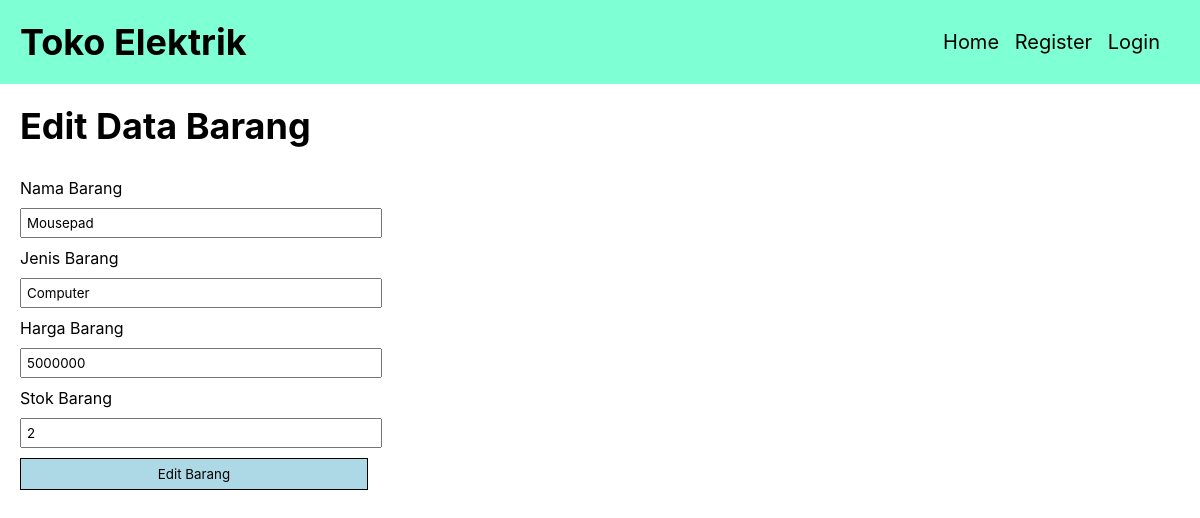
Page /edit.php?id=2 on the committed database.
### tables this page shows
CREATE TABLE `barang` (
  `id_barang` int(11) NOT NULL,
  `nama_barang` varchar(50) NOT NULL,
  `jenis_barang` varchar(50) NOT NULL,
  `harga_barang` int(20) NOT NULL,
  `stok_barang` int(11) NOT NULL
);

### function/barang.php (called while the page is built, shortened)
<?php
    function tampilkan_per_id($id){
        global $conn;
        $query = "SELECT * FROM barang WHERE id_barang='$id'";
        $result = mysqli_query($conn, $query);
        return $result;
    }
?>

### edit.php (the view, shortened to what this page needs)
<?php
    $id = $_GET['id'];
    if (isset($_GET['id'])) {
        $product = tampilkan_per_id($id);
        while ($row = mysqli_fetch_assoc($product)) {
            $nama_barang = $row['nama_barang'];
            $jenis_barang = $row['jenis_barang'];
            $harga_barang = $row['harga_barang'];
            $stok_barang = $row['stok_barang'];
        }
    }
    require_once ("view/header.php");
    require_once ("view/navbar.php");
?>
<div class="container">
    <h1 class="register-title">Edit Data Barang</h1>
        <form action="" method="post">
            <label for="nama_barang">Nama Barang</label>
            <input type="text" id="nama_barang" name="nama_barang" class="form-control" value="<?= $nama_barang?>">
            <label for="jenis_barang">Jenis Barang</label>
            <input type="text" id="jenis_barang" name="jenis_barang" class="form-control" value="<?= $jenis_barang ?>">
            <label for="harga_barang">Harga Barang</label>
            <input type="text" id="harga_barang" name="harga_barang" class="form-control" value="<?= $harga_barang ?>">
            <label for="stok_barang">Stok Barang</label>
            <input type="text" id="stok_barang" name="stok_barang" class="form-control" value="<?= $stok_barang ?>">
            <button type="submit" name="submit" class="btn btn-primary">Edit Barang</button>
        </form>
</div>
<?php
    require_once ("view/footer.php");
?>

### view/style.css (style rules this page uses)
* { margin: 0; padding: 0; font-family: -apple-system, BlinkMacSystemFont, "Segoe UI", Roboto, Oxygen, Ubuntu, Cantarell, "Open Sans", "Helvetica Neue", sans-serif; }
label { display: block; }
.btn { display: block; padding: 7px; width: 30%; }
.btn-primary { background-color: lightblue; color: black; border: 1px black solid; }
.form-control { padding: 5px; width: 30%; margin-top: 10px; margin-bottom: 10px; }
.container { padding: 20px; }
.register-title { font-size: 36px; font-weight: bold; margin-bottom: 30px; }

### rows in the picture
barang: nama_barang "Mousepad", jenis_barang "Computer", harga_barang "5000000", stok_barang "2"
